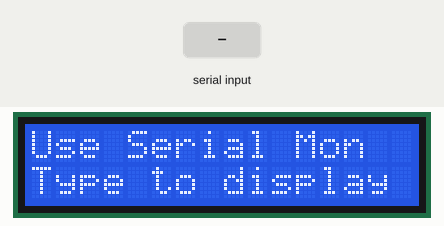
This sketch was run on a simulated Arduino Uno, built with avr-gcc and run on an emulated ATmega328P. Parts: 16×2 character LCD. Inputs (shaded band) come from the test bench.

Above: at 1.2 s.
1.3 s: "1" received over Serial
At 2.5 s:
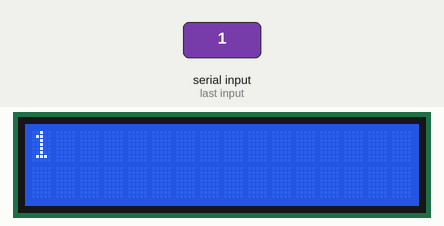
2.8 s: "0" received over Serial
At 3.6 s:
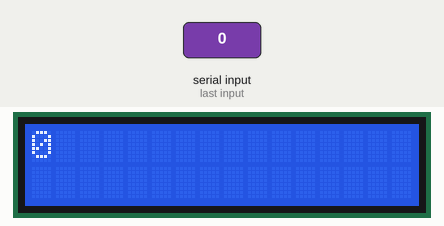
4.3 s: "2" received over Serial
At 4.7 s:
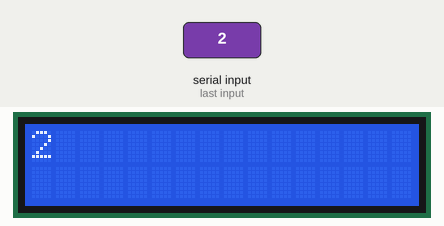
Timing chart, 0 to 7.3 s (numbered marks = the images above; inputs shaded):
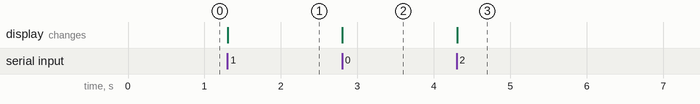

Measured:
- after the input at 1.3 s, the display: changes at once (image 1)
- after the input at 2.8 s, the display: changes at once (image 2)
- after the input at 4.3 s, the display: changes at once (image 3)

The sketch:

I2C_LCD01.ino
```cpp
#include <Wire.h>
#include <LiquidCrystal_I2C.h>

LiquidCrystal_I2C lcd(0x3F, 2, 1, 0, 4, 5, 6, 7, 3, POSITIVE);

void setup() {
  Serial.begin(9600);
  lcd.begin(16,2);
  lcd.backlight();
  lcd.clear();
  lcd.setCursor(0,0);
  lcd.print("Use Serial Mon");
  lcd.setCursor(0,1);
  lcd.print("Type to display");
}

void loop(){
    if (Serial.available()) {
      lcd.clear();
      lcd.setCursor(0,0);
      while (Serial.available() > 0) {
       lcd.write(Serial.read());
      }
    }
}
```
